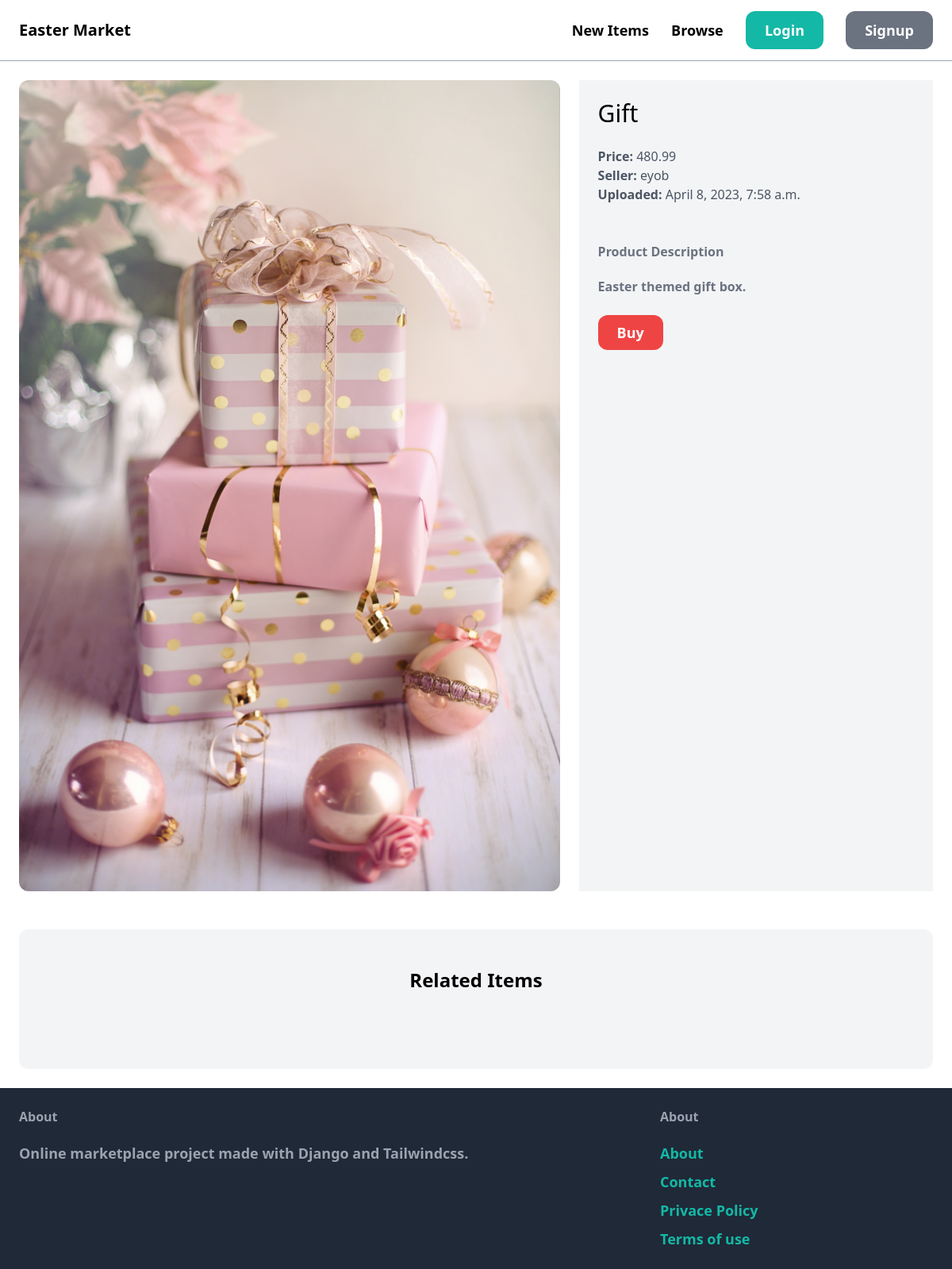
The page /items/2/ on the database as committed earlier.
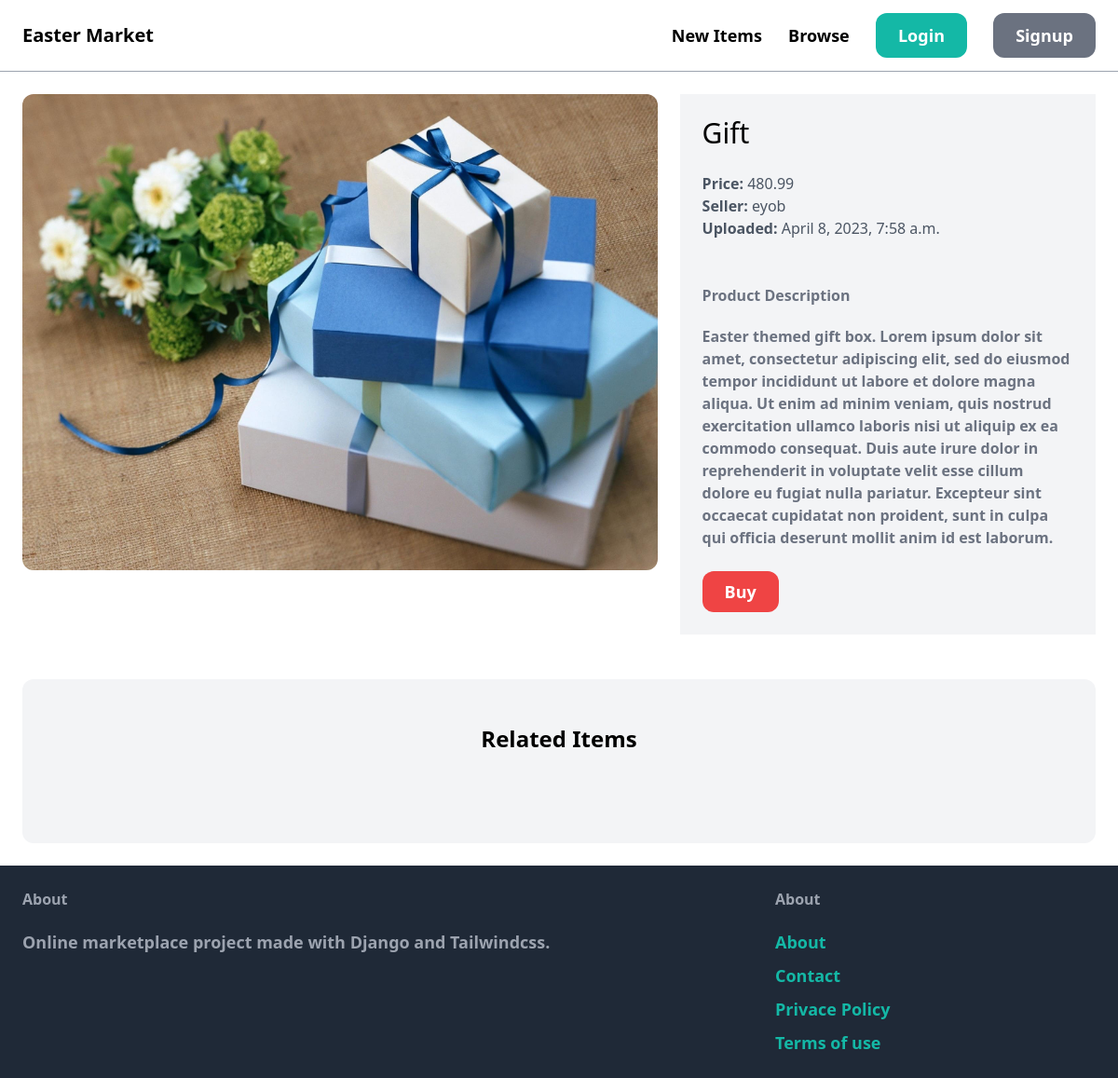
The same page on the database as committed later.
### item/models.py (models this page shows, shortened)
class Item(models.Model):
    name = models.CharField(max_length=255)
    category = models.ForeignKey(Category, related_name="items", on_delete=models.CASCADE)
    description = models.TextField(blank=True, null=True)
    price = models.FloatField()
    image = models.ImageField(upload_to="items_images", blank=True, null=True)
    is_sold = models.BooleanField(default=False)
    created_by = models.ForeignKey(User, related_name="items", on_delete=models.CASCADE)
    created_at = models.DateTimeField(auto_now_add=True)

### item/views.py (the view)
# urls.py: path('<int:pk>/', views.detail, name='detail'),
def detail(request, pk):
    item = get_object_or_404(Item, pk=pk)
    related_items = Item.objects.filter(category = item.category, is_sold = False).exclude(pk=pk)[0:3]
    return render(request, 'item/detail.html', {
        'item':item,
        'related_items':related_items
    })

### item/templates/item/detail.html (shortened to what this page needs)
{% extends 'core/base.html' %}
{%block content%}
<div class="grid grid-cols-5 gap-6">
    <div class="col-span-3">
        <img src="{{item.image.url}}" class="rounded-xl">
    </div>
    <div class="col-span-2 p-6 bg-gray-100">
        <h1 class="mb-6 text-3xl">{{item.name}}</h1>
        <p class="text-gray-600"><strong>Price: </strong>{{item.price}}</p>
        <p class="text-gray-600"><strong>Seller: </strong>{{item.created_by.username}}</p>
        <p class="text-gray-600"><strong>Uploaded: </strong>{{item.created_at}}</p>
        {%if item.description%}
        <p class="text-gray-500 mt-12"><strong>Product Description</p>
            <p class="text-gray-500 mt-5">{{item.description}}</p>
        {%endif%}
        <a href="#" class="inline-block px-6 py-2 mt-6 text-lg font-semibold bg-red-500 text-white hover:bg-red-600 rounded-xl"> Buy</a>
    </div>
</div>
<div class="mt-6 px-6 py-12 bg-gray-100 rounded-xl">
    <h2 class="mb-12 text-2xl text-center font-bold">Related Items</h2>
</div>
{%endblock%}

Rows that differ between the two databases and show on the page:
changed Item "Gift": image: a different picture; description "Easter themed gift box." → "Easter themed gift box. Lorem ipsum dolor sit amet, consectetur adipiscing elit, sed do eiusmod tempor incididunt ut labore et dolore magna aliqua. Ut enim ad minim veniam, quis nostrud exercitation ullamco laboris nisi ut aliquip ex ea commodo consequat. Duis aute irure dolor in reprehenderit in voluptate velit esse cillum dolore eu fugiat nulla pariatur. Excepteur sint occaecat cupidatat non proident, sunt in culpa qui officia deserunt mollit anim id est laborum."
